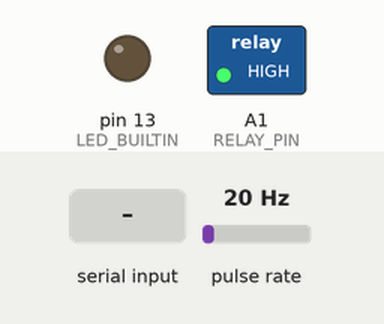
Recording of a sketch running on a simulated Arduino Uno, built with avr-gcc and run on an emulated ATmega328P. Shown: switched loads named in the sketch (green lamp = pin HIGH), output pins drawn as LEDs (lit = HIGH). Wiring (inferred from the names in the program): pulse sensor: data pin 2. The test bench sets the inputs (shaded band); at power-on: pulse rate 20 Hz.

Above: at 1.2 s.
1.3 s: pulse rate (sensor on pin 2) set to 100 Hz
At 1.48 s:
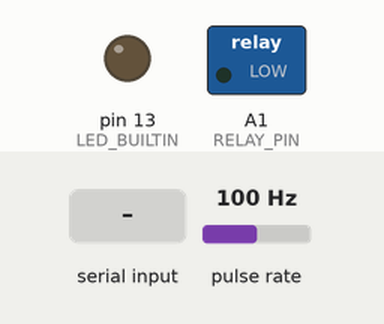
4.3 s: "TOGGLE_DEBUG\n" received over the second serial link
At 6.21 s:
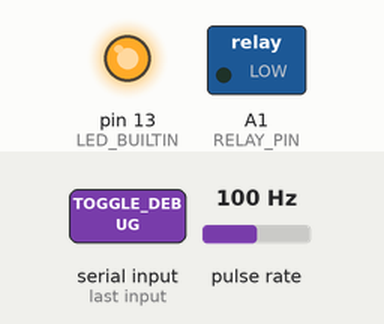
7.3 s: pulse rate (sensor on pin 2) set to 4 Hz
9.0 s: pulse rate (sensor on pin 2) set to 100 Hz
12.0 s: "TOGGLE_LIMIT\n" received over the second serial link
Timing chart, 0 to 14.5 s (numbered marks = the images above; inputs shaded):
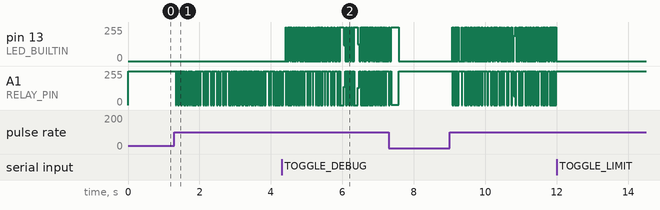

Measured:
- after the input at 12.0 s, pin 13 (LED_BUILTIN): stops changing and stays 0/255; A1 (RELAY_PIN): stops changing and stays 255/255

The sketch:

Moped.ino
```cpp
// Aprilia RS4 50 limiter.
// Hall sensor on the gearbox -> pin 2 (INT0). When RPM goes over the limit,
// the solid state relay cuts ignition (kill switch) for KILL time, then releases.
// Settings come over BLE (MLT-BT05) and are stored in EEPROM.

#include <SoftwareSerial.h>
#include <EEPROM.h>

// ---- Pins ----
const uint8_t SENSOR_PIN = 2;   // must be an interrupt pin
const uint8_t RELAY_PIN  = A1;  // HIGH = engine runs, LOW = ignition cut
const uint8_t BLE_RX_PIN = 4;
const uint8_t BLE_TX_PIN = 3;

// ---- EEPROM layout (kept compatible with older versions) ----
const int ADDR_LIMIT_RPM  = 1;
const int ADDR_KILL_DELAY = 3;

// ---- Sanity limits ----
const int DEFAULT_LIMIT_RPM  = 6000;
const int DEFAULT_KILL_DELAY = 20;     // ms
const int MIN_LIMIT_RPM      = 100;
const int MAX_LIMIT_RPM      = 20000;
const int MAX_KILL_DELAY     = 2000;   // ms

// Pulses closer than this are treated as noise (30000 rpm).
const unsigned long MIN_PULSE_PERIOD_US = 2000;
// No pulse for this long means the shaft is (almost) stopped.
const unsigned long STALL_TIMEOUT_US = 500000;

SoftwareSerial ble(BLE_RX_PIN, BLE_TX_PIN);

// Shared with the interrupt
volatile unsigned long lastPulseUs = 0;
volatile unsigned long pulsePeriodUs = 0;

// Settings
int limitRpm;
int killDelayMs;
bool isLimitOn = true;
bool isDebug = false;

// Cut state
bool isCutting = false;
unsigned long cutStartMs = 0;

// Incoming command buffer
char cmd[24];
uint8_t cmdLen = 0;

// ---------------------------------------------------------------------------

void onSensorPulse()
{
  unsigned long now = micros();
  unsigned long period = now - lastPulseUs;
  if (period < MIN_PULSE_PERIOD_US) return;  // ignore noise / bounce
  pulsePeriodUs = period;
  lastPulseUs = now;
}

unsigned int readRpm()
{
  noInterrupts();
  unsigned long period = pulsePeriodUs;
  unsigned long last = lastPulseUs;
  interrupts();

  if (period == 0 || micros() - last > STALL_TIMEOUT_US) return 0;
  return 60000000UL / period;
}

// Stored big-endian, as in previous versions.
void writeIntToEEPROM(int address, int value)
{
  EEPROM.update(address, value >> 8);
  EEPROM.update(address + 1, value & 0xFF);
}

int readIntFromEEPROM(int address)
{
  return (EEPROM.read(address) << 8) | EEPROM.read(address + 1);
}

void loadSettings()
{
  limitRpm = readIntFromEEPROM(ADDR_LIMIT_RPM);
  killDelayMs = readIntFromEEPROM(ADDR_KILL_DELAY);

  // Blank EEPROM reads as -1, which would cut the engine permanently.
  if (limitRpm < MIN_LIMIT_RPM || limitRpm > MAX_LIMIT_RPM) limitRpm = DEFAULT_LIMIT_RPM;
  if (killDelayMs < 0 || killDelayMs > MAX_KILL_DELAY) killDelayMs = DEFAULT_KILL_DELAY;
}

// ---------------------------------------------------------------------------

void setup()
{
  pinMode(LED_BUILTIN, OUTPUT);
  pinMode(RELAY_PIN, OUTPUT);
  digitalWrite(RELAY_PIN, HIGH);  // let the engine run

  pinMode(SENSOR_PIN, INPUT_PULLUP);
  attachInterrupt(digitalPinToInterrupt(SENSOR_PIN), onSensorPulse, RISING);

  loadSettings();
  ble.begin(9600);
}

void loop()
{
  updateLimiter();
  readCommands();
}

// ---- Limiter ----

void updateLimiter()
{
  if (isCutting) {
    if (millis() - cutStartMs < (unsigned long)killDelayMs) return;
    releaseIgnition();
  }

  unsigned int rpm = readRpm();
  if (isLimitOn && rpm > (unsigned int)limitRpm) {
    cutIgnition(rpm);
  }
}

void cutIgnition(unsigned int rpm)
{
  digitalWrite(RELAY_PIN, LOW);
  isCutting = true;
  cutStartMs = millis();

  if (isDebug) {
    digitalWrite(LED_BUILTIN, HIGH);
    ble.print(F("RPM "));
    ble.println(rpm);
  }
}

void releaseIgnition()
{
  digitalWrite(RELAY_PIN, HIGH);
  digitalWrite(LED_BUILTIN, LOW);
  isCutting = false;
}

// ---- BLE commands ----

void readCommands()
{
  while (ble.available()) {
    char c = ble.read();

    if (c == '\n') {
      cmd[cmdLen] = '\0';
      handleCommand(cmd);
      cmdLen = 0;
    } else if (c != '\r' && c != '*' && cmdLen < sizeof(cmd) - 1) {
      cmd[cmdLen++] = c;
    }
  }
}

void handleCommand(const char *command)
{
  if (strcmp(command, "TOGGLE_LIMIT") == 0) {
    isLimitOn = !isLimitOn;
  } else if (strcmp(command, "TOGGLE_DEBUG") == 0) {
    isDebug = !isDebug;
  } else if (strncmp(command, "RPM_", 4) == 0) {
    int value = atoi(command + 4);
    if (value >= MIN_LIMIT_RPM && value <= MAX_LIMIT_RPM) {
      limitRpm = value;
      writeIntToEEPROM(ADDR_LIMIT_RPM, limitRpm);
    } else {
      ble.println(F("Bad RPM value"));
    }
  } else if (strncmp(command, "DELAY_", 6) == 0) {
    int value = atoi(command + 6);
    if (value >= 0 && value <= MAX_KILL_DELAY) {
      killDelayMs = value;
      writeIntToEEPROM(ADDR_KILL_DELAY, killDelayMs);
    } else {
      ble.println(F("Bad DELAY value"));
    }
  }

  printStatus();
}

void printStatus()
{
  ble.print(F("Debug "));   ble.println(isDebug);
  ble.print(F("RPM "));     ble.println(limitRpm);
  ble.print(F("Delay "));   ble.println(killDelayMs);
  ble.print(F("Limiter ")); ble.println(isLimitOn);
}
```
